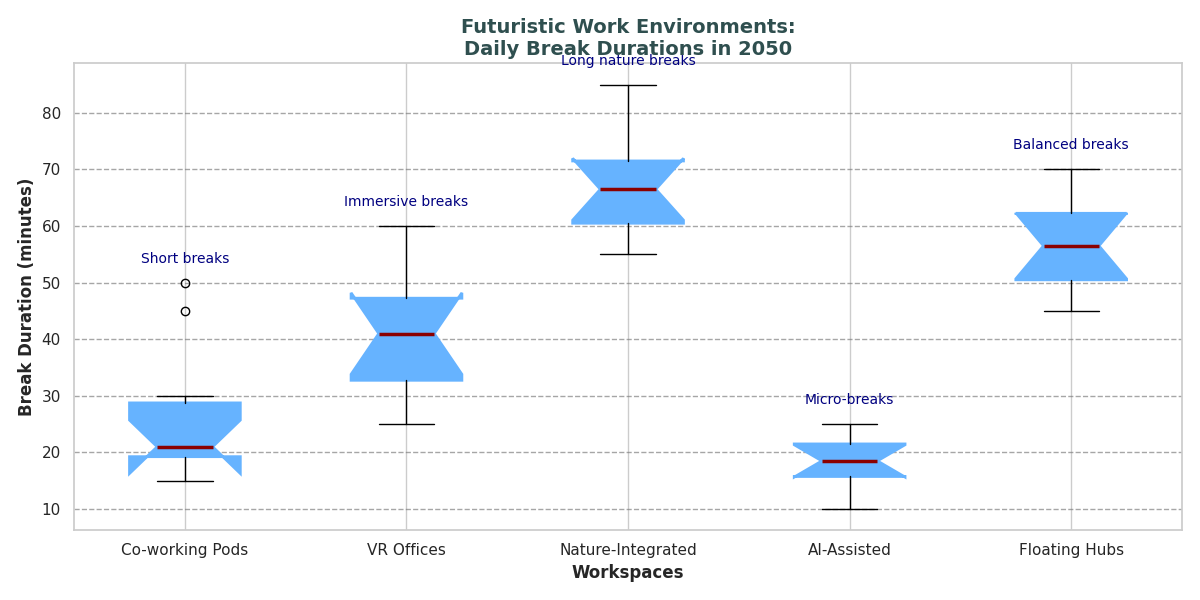

Recreate this plot in Python.
import matplotlib.pyplot as plt
import numpy as np

# Futuristic work environment categories
workspaces = ['Co-working Pods', 'VR Offices', 'Nature-Integrated', 'AI-Assisted', 'Floating Hubs']

# Break durations (in minutes) for each workspace
break_durations = [
    [15, 20, 22, 19, 30, 45, 50, 20, 18, 25],  # Co-working Pods
    [30, 25, 32, 35, 40, 60, 55, 45, 42, 48],  # VR Offices
    [60, 55, 58, 62, 65, 80, 85, 70, 68, 72],  # Nature-Integrated
    [10, 12, 15, 18, 20, 22, 25, 18, 19, 23],  # AI-Assisted
    [45, 50, 52, 48, 55, 65, 70, 58, 60, 63],  # Floating Hubs
]

# Create the vertical box plot
fig, ax = plt.subplots(figsize=(12, 6))
boxprops = dict(facecolor="#66B3FF", color="#66B3FF", linewidth=2)
medianprops = dict(linestyle='-', linewidth=2.5, color='darkred')
ax.boxplot(break_durations, vert=True, patch_artist=True, labels=workspaces, notch=True, boxprops=boxprops, medianprops=medianprops)

# Add grid for better readability
ax.yaxis.grid(True, linestyle='--', which='major', color='grey', alpha=0.7)

# Title and labels
plt.title('Futuristic Work Environments:\nDaily Break Durations in 2050', fontsize=14, fontweight='bold', color='darkslategray')
plt.xlabel('Workspaces', fontsize=12, fontweight='bold')
plt.ylabel('Break Duration (minutes)', fontsize=12, fontweight='bold')

# Adding annotations to highlight observations
annotations = ["Short breaks", "Immersive breaks", 
               "Long nature breaks", "Micro-breaks", 
               "Balanced breaks"]
for i, annotation in enumerate(annotations):
    ax.text(i + 1, max(break_durations[i]) + 3, annotation, ha='center', va='bottom', fontsize=10, color='navy')

# Adjust layout to prevent overlapping
plt.tight_layout()

# Display the plot
plt.show()
